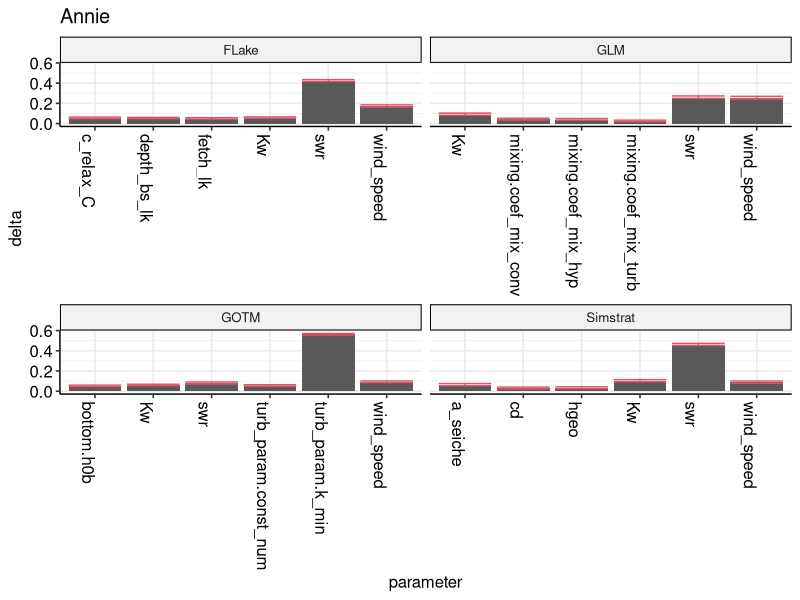
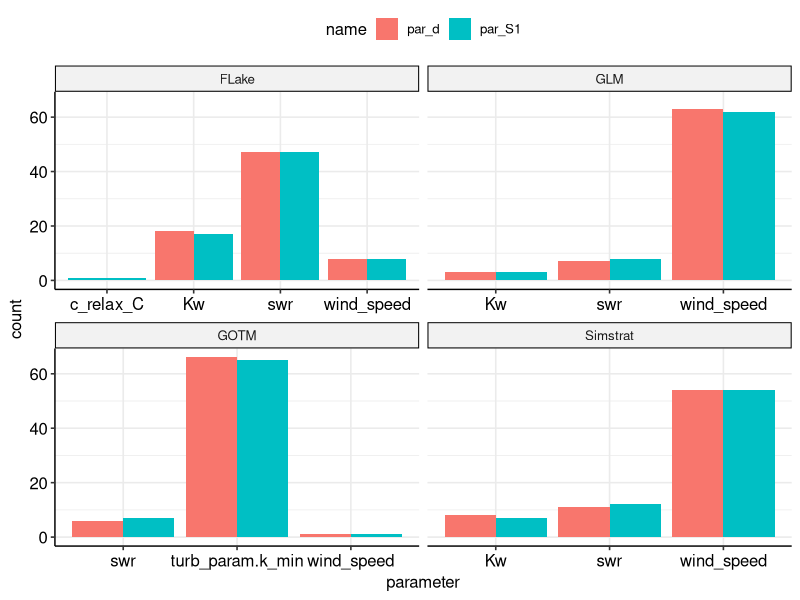

Write the R code that produced these figures, in order.
library(dplyr)
library(tidyr)
library(ggplot2)
library(ggpubr)


res <- read.csv("res_sens.csv")




res |> filter(lake == "Annie" & var == "rmse") |> ggplot() +
  geom_col(aes(y = delta, x = names)) +
  geom_errorbar(aes(x = names, ymin = delta - delta_conf/2,
                    ymax = delta + delta_conf), col = 2) +
  theme_pubr() + grids() + facet_wrap(~model, scales = "free_x") +
  theme(axis.text.x=element_text(angle = -90, hjust = 0)) +
  xlab("parameter") + ggtitle("Annie")

res_mip <- res |> group_by(lake, model) |>
  reframe(par_d = names[delta == max(delta)],
          par_S1 = names[S1 == max(S1)])

res_mip |> pivot_longer(cols = 3:4) |> ggplot() +
  geom_histogram(aes(x = value, fill = name), stat = "count", position = "dodge") +
  facet_wrap(~model, scales = "free_x") + theme_pubr() + grids() +
  xlab("parameter")

# check how many times delta and S1 differ
sum(res_mip$par_d != res_mip$par_S1)
res_mip[res_mip$par_d != res_mip$par_S1, ]
